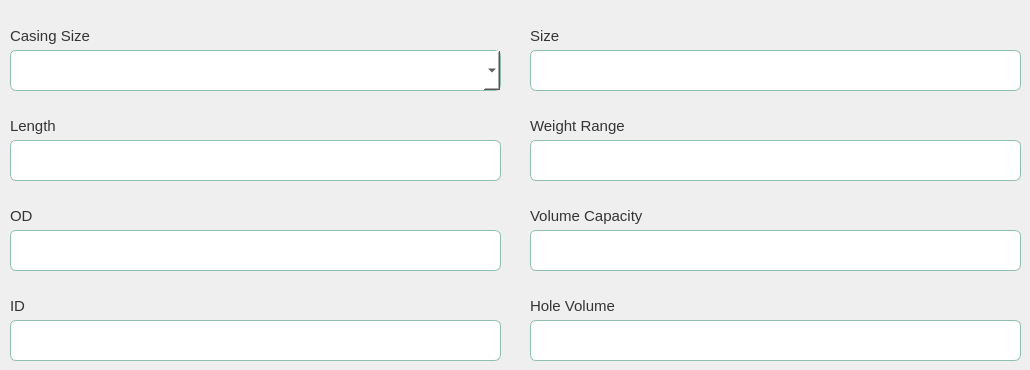
     <widget class="QWidget" name="tab_6">
      <attribute name="title">
       <string>Well Information</string>
      </attribute>
      <widget class="QLabel" name="lbl_casing_size_2">
       <property name="geometry">
        <rect>
         <x>10</x>
         <y>20</y>
         <width>91</width>
         <height>31</height>
        </rect>
       </property>
       <property name="font">
        <font>
         <pointsize>11</pointsize>
        </font>
       </property>
       <property name="styleSheet">
        <string notr="true">color: rgb(52, 52, 52);</string>
       </property>
       <property name="text">
        <string>Casing Size</string>
       </property>
      </widget>
      <widget class="QLabel" name="lbl_length">
       <property name="geometry">
        <rect>
         <x>10</x>
         <y>110</y>
         <width>61</width>
         <height>31</height>
        </rect>
       </property>
       <property name="font">
        <font>
         <pointsize>11</pointsize>
        </font>
       </property>
       <property name="styleSheet">
        <string notr="true">color: rgb(52, 52, 52);</string>
       </property>
       <property name="text">
        <string>Length</string>
       </property>
      </widget>
      <widget class="QLineEdit" name="txt_length">
       <property name="geometry">
        <rect>
         <x>10</x>
         <y>140</y>
         <width>491</width>
         <height>41</height>
        </rect>
       </property>
       <property name="styleSheet">
        <string notr="true">QLineEdit{


background-color:#fff;
border: 1px solid #8ec0af;
border-radius: 6px
}</string>
       </property>
       <property name="placeholderText">
        <string/>
       </property>
      </widget>
      <widget class="QLineEdit" name="txt_od">
       <property name="geometry">
        <rect>
         <x>10</x>
         <y>230</y>
         <width>491</width>
         <height>41</height>
        </rect>
       </property>
       <property name="styleSheet">
        <string notr="true">QLineEdit{


background-color:#fff;
border: 1px solid #8ec0af;
border-radius: 6px
}</string>
       </property>
       <property name="placeholderText">
        <string/>
       </property>
      </widget>
      <widget class="QLabel" name="lbl_od_well">
       <property name="geometry">
        <rect>
         <x>10</x>
         <y>200</y>
         <width>31</width>
         <height>31</height>
        </rect>
       </property>
       <property name="font">
        <font>
         <pointsize>11</pointsize>
        </font>
       </property>
       <property name="styleSheet">
        <string notr="true">color: rgb(52, 52, 52);</string>
       </property>
       <property name="text">
        <string>OD</string>
       </property>
      </widget>
      <widget class="QLineEdit" name="txt_id">
       <property name="geometry">
        <rect>
         <x>10</x>
         <y>320</y>
         <width>491</width>
         <height>41</height>
        </rect>
       </property>
       <property name="styleSheet">
        <string notr="true">QLineEdit{


background-color:#fff;
border: 1px solid #8ec0af;
border-radius: 6px
}</string>
       </property>
       <property name="placeholderText">
        <string/>
       </property>
      </widget>
      <widget class="QLabel" name="lbl_id_well">
       <property name="geometry">
        <rect>
         <x>10</x>
         <y>290</y>
         <width>31</width>
         <height>31</height>
        </rect>
       </property>
       <property name="font">
        <font>
         <pointsize>11</pointsize>
        </font>
       </property>
       <property name="styleSheet">
        <string notr="true">color: rgb(52, 52, 52);</string>
       </property>
       <property name="text">
        <string>ID</string>
       </property>
      </widget>
      <widget class="QComboBox" name="cbx_size">
       <property name="geometry">
        <rect>
         <x>10</x>
         <y>50</y>
         <width>491</width>
         <height>41</height>
        </rect>
       </property>
       <property name="styleSheet">
        <string notr="true">
background-color:#fff;
border: 1px solid #8ec0af;
border-radius: 6px</string>
       </property>
      </widget>
      <widget class="QLineEdit" name="txt_size_well">
       <property name="geometry">
        <rect>
         <x>530</x>
         <y>50</y>
         <width>491</width>
         <height>41</height>
        </rect>
       </property>
       <property name="styleSheet">
        <string notr="true">QLineEdit{


background-color:#fff;
border: 1px solid #8ec0af;
border-radius: 6px
}</string>
       </property>
       <property name="placeholderText">
        <string/>
       </property>
      </widget>
      <widget class="QLabel" name="lbl_size_well">
       <property name="geometry">
        <rect>
         <x>530</x>
         <y>20</y>
         <width>41</width>
         <height>31</height>
        </rect>
       </property>
       <property name="font">
        <font>
         <pointsize>11</pointsize>
        </font>
       </property>
       <property name="styleSheet">
        <string notr="true">color: rgb(52, 52, 52);</string>
       </property>
       <property name="text">
        <string>Size</string>
       </property>
      </widget>
      <widget class="QLabel" name="lbl_weight">
       <property name="geometry">
        <rect>
         <x>530</x>
         <y>110</y>
         <width>141</width>
         <height>31</height>
        </rect>
       </property>
       <property name="font">
        <font>
         <pointsize>11</pointsize>
        </font>
       </property>
       <property name="styleSheet">
        <string notr="true">color: rgb(52, 52, 52);</string>
       </property>
       <property name="text">
        <string>Weight Range</string>
       </property>
      </widget>
      <widget class="QLineEdit" name="txt_weigth_range">
       <property name="geometry">
        <rect>
         <x>530</x>
         <y>140</y>
         <width>491</width>
         <height>41</height>
        </rect>
       </property>
       <property name="styleSheet">
        <string notr="true">QLineEdit{


background-color:#fff;
border: 1px solid #8ec0af;
border-radius: 6px
}</string>
       </property>
       <property name="placeholderText">
        <string/>
       </property>
      </widget>
      <widget class="QLabel" name="lbl_volume_capacity">
       <property name="geometry">
        <rect>
         <x>530</x>
         <y>200</y>
         <width>141</width>
         <height>31</height>
        </rect>
       </property>
       <property name="font">
        <font>
         <pointsize>11</pointsize>
        </font>
       </property>
       <property name="styleSheet">
        <string notr="true">color: rgb(52, 52, 52);</string>
       </property>
       <property name="text">
        <string>Volume Capacity</string>
       </property>
      </widget>
      <widget class="QLineEdit" name="txt_volume_capacity">
       <property name="geometry">
        <rect>
         <x>530</x>
         <y>230</y>
         <width>491</width>
         <height>41</height>
        </rect>
       </property>
       <property name="styleSheet">
        <string notr="true">QLineEdit{


background-color:#fff;
border: 1px solid #8ec0af;
border-radius: 6px
}</string>
       </property>
       <property name="placeholderText">
        <string/>
       </property>
      </widget>
      <widget class="QLabel" name="lbl_hole_volume">
       <property name="geometry">
        <rect>
         <x>530</x>
         <y>290</y>
         <width>111</width>
         <height>31</height>
        </rect>
       </property>
       <property name="font">
        <font>
         <pointsize>11</pointsize>
        </font>
       </property>
       <property name="styleSheet">
        <string notr="true">color: rgb(52, 52, 52);</string>
       </property>
       <property name="text">
        <string>Hole Volume</string>
       </property>
      </widget>
      <widget class="QLineEdit" name="txt_hole_volume">
       <property name="geometry">
        <rect>
         <x>530</x>
         <y>320</y>
         <width>491</width>
         <height>41</height>
        </rect>
       </property>
       <property name="styleSheet">
        <string notr="true">QLineEdit{


background-color:#fff;
border: 1px solid #8ec0af;
border-radius: 6px
}</string>
       </property>
       <property name="placeholderText">
        <string/>
       </property>
      </widget>
      <zorder>lbl_size_well</zorder>
      <zorder>lbl_id_well</zorder>
      <zorder>lbl_od_well</zorder>
      <zorder>lbl_casing_size_2</zorder>
      <zorder>lbl_length</zorder>
      <zorder>txt_length</zorder>
      <zorder>txt_od</zorder>
      <zorder>txt_id</zorder>
      <zorder>cbx_size</zorder>
      <zorder>txt_size_well</zorder>
      <zorder>lbl_weight</zorder>
      <zorder>txt_weigth_range</zorder>
      <zorder>lbl_volume_capacity</zorder>
      <zorder>txt_volume_capacity</zorder>
      <zorder>lbl_hole_volume</zorder>
      <zorder>txt_hole_volume</zorder>
     </widget>
